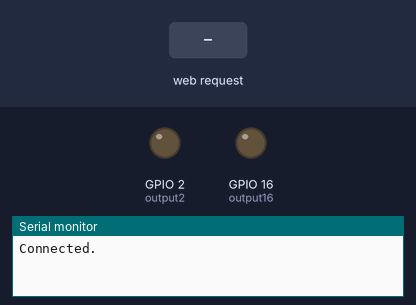
The sketch below on a simulated ESP8266 (NodeMCU). Shown: output pins drawn as LEDs (lit = HIGH), the last lines printed to the serial monitor. Inputs (shaded band) come from the test bench. WiFi joins after 1.5 s; servers stay silent unless stated.

Above: at 2.7 s.
2.8 s: HTTP request GET /16/off received
At 3.7 s:
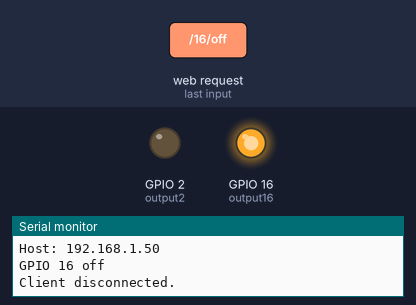
4.3 s: HTTP request GET /2/off received
At 4.9 s:
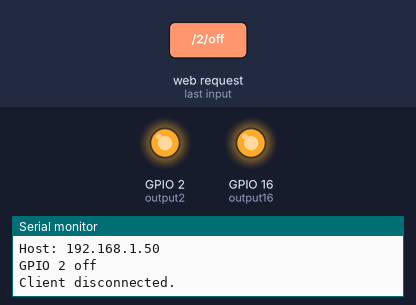
5.8 s: HTTP request GET /16/on received
At 7.0 s:
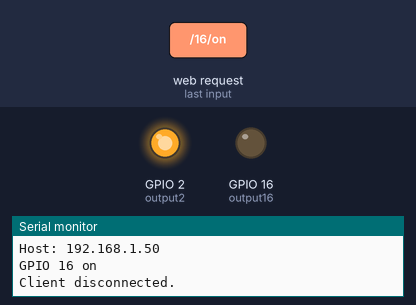
7.3 s: HTTP request GET /2/on received
At 8.4 s:
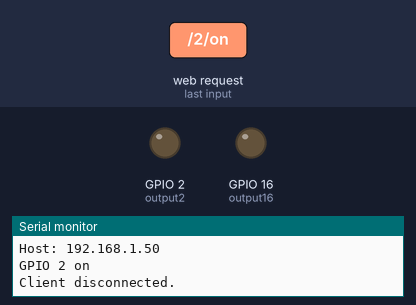
Timing chart, 0 to 9.8 s (numbered marks = the images above; inputs shaded):
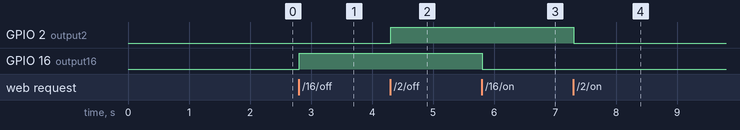

The sketch:

webserver_wifi_manager.ino
```cpp
/*********
  Rui Santos
  Complete project details at http://randomnerdtutorials.com
*********/

#include <ESP8266WiFi.h>
#include <DNSServer.h>
#include <ESP8266WebServer.h>
#include <WiFiManager.h>         // https://github.com/tzapu/WiFiManager

// Set web server port number to 80
WiFiServer server(80);

// Variable to store the HTTP request
String header;

// Auxiliar variables to store the current output state
String output16State = "off";
String output2State = "off";

// Assign output variables to GPIO pins
const int output16 = 16;
const int output2 = 2;

void setup() {
  Serial.begin(115200);

  // Initialize the output variables as outputs
  pinMode(output16, OUTPUT);
  pinMode(output2, OUTPUT);
  // Set outputs to HIGH
  digitalWrite(output16, LOW);
  digitalWrite(output2, LOW);

  // WiFiManager
  // Local intialization. Once its business is done, there is no need to keep it around
  WiFiManager wifiManager;

  // Uncomment and run it once, if you want to erase all the stored information
  //wifiManager.resetSettings();

  // set custom ip for portal
  //wifiManager.setAPConfig(IPAddress(10,0,1,1), IPAddress(10,0,1,1), IPAddress(255,255,255,0));

  // fetches ssid and pass from eeprom and tries to connect
  // if it does not connect it starts an access point with the specified name
  // here  "AutoConnectAP"
  // and goes into a blocking loop awaiting configuration
  wifiManager.autoConnect("AutoConnectAP");
  // or use this for auto generated name ESP + ChipID
  //wifiManager.autoConnect();

  // if you get here you have connected to the WiFi
  Serial.println("Connected.");

  server.begin();
}

void loop(){
  WiFiClient client = server.available();   // Listen for incoming clients

  if (client) {                             // If a new client connects,
    Serial.println("New Client.");          // print a message out in the serial port
    String currentLine = "";                // make a String to hold incoming data from the client
    while (client.connected()) {            // loop while the client's connected
      if (client.available()) {             // if there's bytes to read from the client,
        char c = client.read();             // read a byte, then
        Serial.write(c);                    // print it out the serial monitor
        header += c;
        if (c == '\n') {                    // if the byte is a newline character
          // if the current line is blank, you got two newline characters in a row.
          // that's the end of the client HTTP request, so send a response:
          if (currentLine.length() == 0) {
            // HTTP headers always start with a response code (e.g. HTTP/1.1 200 OK)
            // and a content-type so the client knows what's coming, then a blank line:
            client.println("HTTP/1.1 200 OK");
            client.println("Content-type:text/html");
            client.println("Connection: close");
            client.println();

            // turns the GPIOs on and off
            if (header.indexOf("GET /16/on") >= 0) {
              Serial.println("GPIO 16 on");
              output16State = "on";
              digitalWrite(output16, LOW);
            } else if (header.indexOf("GET /16/off") >= 0) {
              Serial.println("GPIO 16 off");
              output16State = "off";
              digitalWrite(output16, HIGH);
            } else if (header.indexOf("GET /2/on") >= 0) {
              Serial.println("GPIO 2 on");
              output2State = "on";
              digitalWrite(output2, LOW);
            } else if (header.indexOf("GET /2/off") >= 0) {
              Serial.println("GPIO 2 off");
              output2State = "off";
              digitalWrite(output2, HIGH);
            }

            // Display the HTML web page
            client.println("<!DOCTYPE html><html>");
            client.println("<head><meta name=\"viewport\" content=\"width=device-width, initial-scale=1\">");
            client.println("<link rel=\"icon\" href=\"data:,\">");
            // CSS to style the on/off buttons
            // Feel free to change the background-color and font-size attributes to fit your preferences
            client.println("<style>html { font-family: Helvetica; display: inline-block; margin: 0px auto; text-align: center;}");
            client.println(".button { background-color: #195B6A; border: none; color: white; padding: 16px 40px;");
            client.println("text-decoration: none; font-size: 30px; margin: 2px; cursor: pointer;}");
            client.println(".button2 {background-color: #77878A;}</style></head>");

            // Web Page Heading
            client.println("<body><h1>ESP8266 Web Server</h1>");

            // Display current state, and ON/OFF buttons for GPIO 16
            client.println("<p>GPIO 16 - State " + output16State + "</p>");
            // If the output16State is off, it displays the ON button
            if (output16State=="off") {
              client.println("<p><a href=\"/16/on\"><button class=\"button\">ON</button></a></p>");
            } else {
              client.println("<p><a href=\"/16/off\"><button class=\"button button2\">OFF</button></a></p>");
            }

            // Display current state, and ON/OFF buttons for GPIO 2
            client.println("<p>GPIO 2 - State " + output2State + "</p>");
            // If the output2State is off, it displays the ON button
            if (output2State=="off") {
              client.println("<p><a href=\"/2/on\"><button class=\"button\">ON</button></a></p>");
            } else {
              client.println("<p><a href=\"/2/off\"><button class=\"button button2\">OFF</button></a></p>");
            }
            client.println("</body></html>");

            // The HTTP response ends with another blank line
            client.println();
            // Break out of the while loop
            break;
          } else { // if you got a newline, then clear currentLine
            currentLine = "";
          }
        } else if (c != '\r') {  // if you got anything else but a carriage return character,
          currentLine += c;      // add it to the end of the currentLine
        }
      }
    }
    // Clear the header variable
    header = "";
    // Close the connection
    client.stop();
    Serial.println("Client disconnected.");
    Serial.println("");
  }
}
```

Measured:
- after the input at 2.8 s, GPIO 16 (output16): LOW → HIGH at once
- after the input at 4.3 s, GPIO 2 (output2): LOW → HIGH at once
- after the input at 5.8 s, GPIO 16 (output16): HIGH → LOW at once
- after the input at 7.3 s, GPIO 2 (output2): HIGH → LOW at once
